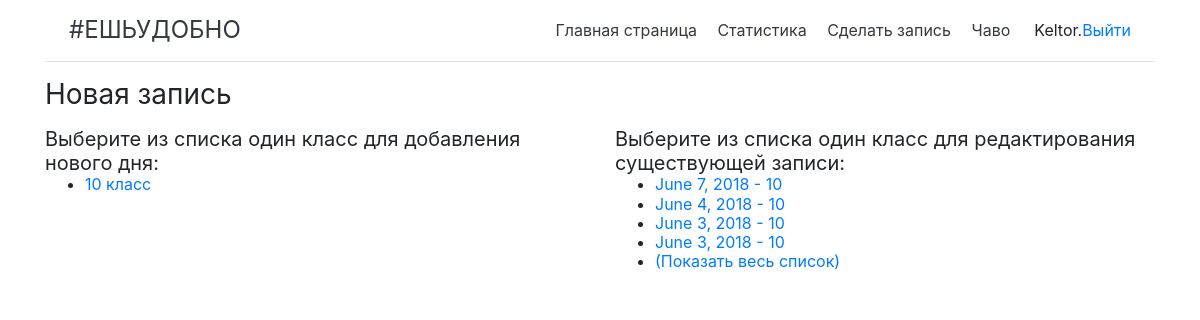
/write/ (signed in), run on an earlier commit of the app's database.
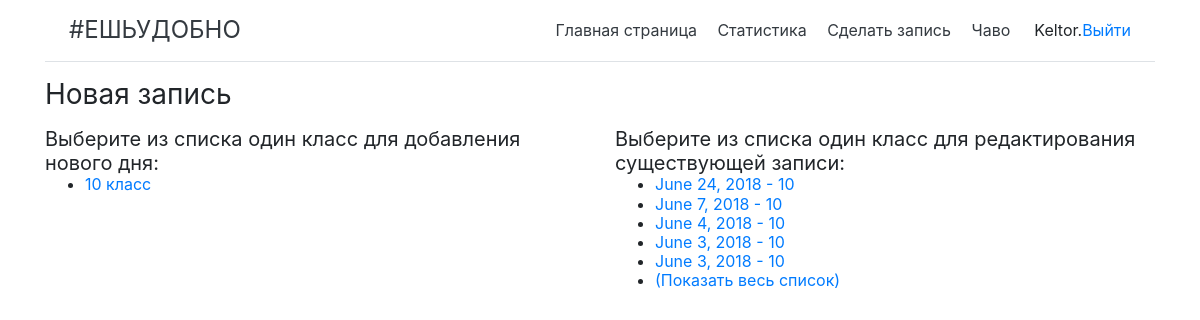
And on a later commit of the database.
### app/models.py (models this page shows, shortened)
class SchoolClass(models.Model):
    school_class = models.CharField(max_length=10, help_text = 'Класс')
    class Meta:
    	ordering = ['school_class']

class State(models.Model):
    date = models.DateField(help_text = '- в формате гггг-мм-дд')
    status = models.CharField(max_length=1)
    people = models.ManyToManyField(People,
        help_text = '-выберите только тех, кто пришел!',
        related_name="peoples",
        blank = 'true')
    school_class = models.CharField(max_length=10)
    school_class_id = models.CharField(max_length=10)
    class Meta:
        ordering = ['date']

### app/views.py (the view)
# urls.py: path('write/', views.writeindex, name = 'writeindex'),
@login_required
def writeindex(request):
    school_class = SchoolClass.objects.all()
    state_list = State.objects.order_by('-date')[0:5]
    return render(
        request,
        'app/writeindex.html',
        context = {'class':school_class, 'state_list':state_list})

### app/templates/app/writeindex.html (shortened to what this page needs)
{% extends "base_generic.html" %}
{% block content %}
<h3 class="my-0 mr-md-auto font-weight-normal">Новая запись</<h3>
<div class="row">
  <div class="col-sm-6">
    <h5 class="my-0 mr-md-auto font-weight-normal">Выберите из списка один класc для добавления нового дня:</<h5>
    <ul>
      {% if class %}
        {% for i in class %}
          <h6 class="my-0 mr-md-auto font-weight-normal"><li><a href='{{ i.id }}'>{{i.school_class}} класс</a></li></h6>
        {% endfor %}
        {% else %}
          <li>Список пуст!</li>
      {% endif %}
    </ul>
  </div>
  <div class="col-sm-6">
    <h5 class="my-0 mr-md-auto font-weight-normal">Выберите из списка один класс для редактирования существующей записи:</<h5>
    <ul>
      {% for i in state_list %}
        <h6 <h3 class="my-0 mr-md-auto font-weight-normal"><li><a href="edit/{{i.id}}/{{i.school_class_id}}">{{i.date}} - {{i.school_class}}</a></li>
        </h6>
      {% endfor %}
      <h6 class="my-0 mr-md-auto font-weight-normal"><li><a href="{% url 'list'%}">(Показать весь список)</a></li></h6>
    </ul>
  </div>
{% endblock %}

### app/templates/base_generic.html (shortened to what this page needs)
<!DOCTYPE html>
<html lang="en">
<head>
  <link rel="stylesheet" href="https://stackpath.bootstrapcdn.com/bootstrap/4.1.1/css/bootstrap.min.css">
  {% load static %}
  <link rel="stylesheet" href="{% static 'css/styles.css' %}">
</head>
<body>
  <div class="container">
    {% block sidebar %}
    <div class="d-flex flex-column flex-md-row align-items-center p-3 px-md-4 mb-3 bg-white border-bottom box-shadow">
      <a class="text-dark" href="{% url 'index' %}"><h4 class="my-0 mr-md-auto font-weight-normal">#ЕШЬУДОБНО</<h4></a> </h4>
      <nav class="my-2 my-md-0 mr-md-3">
        <a class="p-2 text-dark" href="{% url 'index' %}">Главная страница</a>
        <a class="p-2 text-dark" href="{% url 'class' %}">Статистика</a>
        <a class="p-2 text-dark" href="{% url 'writeindex' %}">Сделать запись</a>
        <a class="p-2 text-dark" href="{% url 'faq'%}">Чаво</a>
      </nav>
      {% if user.is_authenticated %}
        {{ user.get_username }}. <a href="{% url 'logout' %}">Выйти</a>
      {% else %}
        <a href="{% url 'login' %}" class="btn btn-outline-primary">Войти</a>
      {% endif %}
    </div>
    {% endblock %}
    <div>{% block content %}{% endblock %}</div>
  </div>
</body>
</html>

What changed in the data, as far as the page shows it:
added State: date "June 24, 2018", school_class "10"
